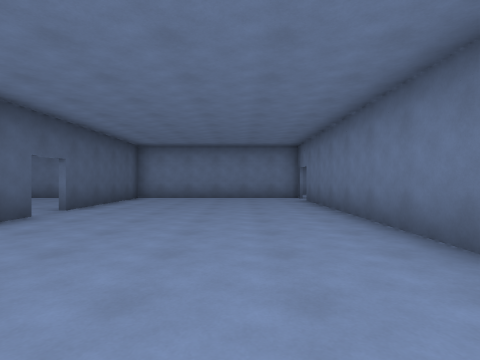
View 1 (above)

24 first-person views from a walk through a Godot game level. The camera is 1.3 m above the floor, looks level and sees 80° across. The floor is counted in squares, 2 m on a side. Each view is taken from the middle of a square. On the plan, view 1 faces up. The plan holds only what a view shows up to about 9 squares ahead; the rest is blank. The place goes on beyond the plan.

View 2
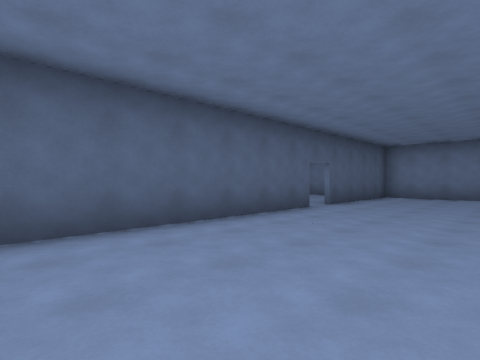

View 3
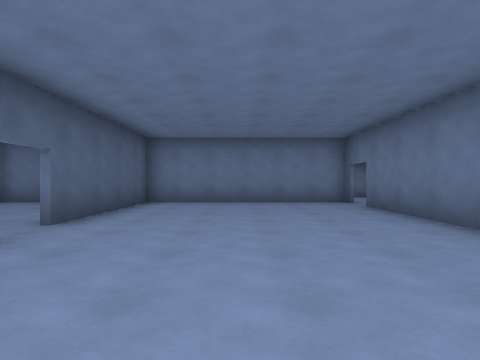

View 4
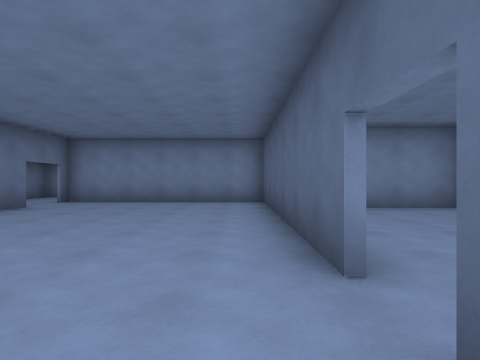

View 5
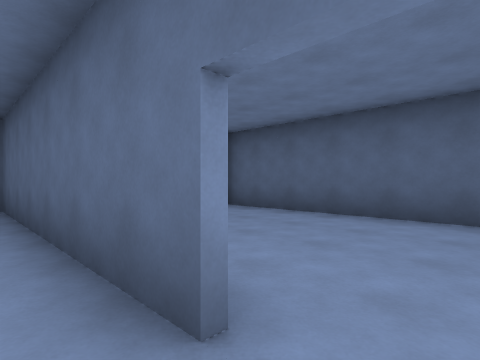

View 6
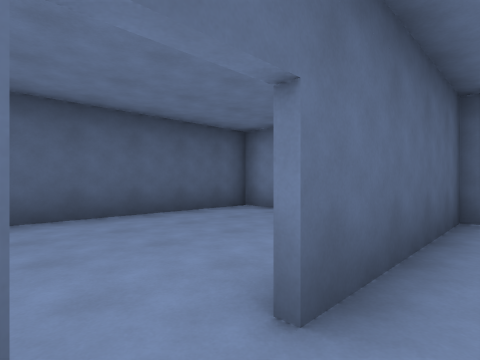

View 7
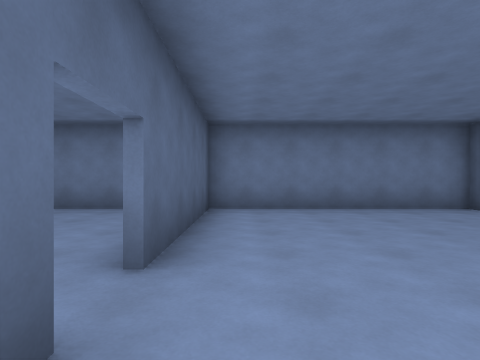

View 8
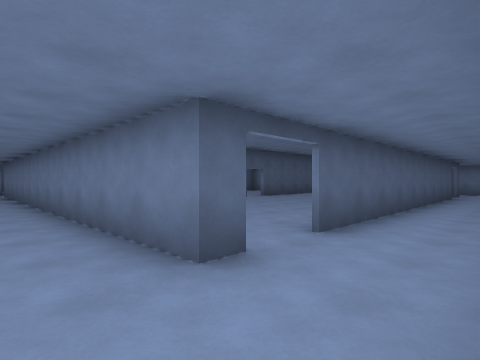

View 9
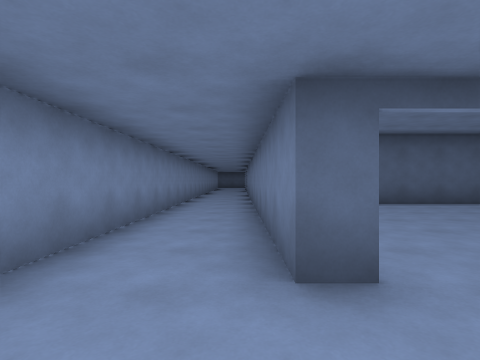

View 10
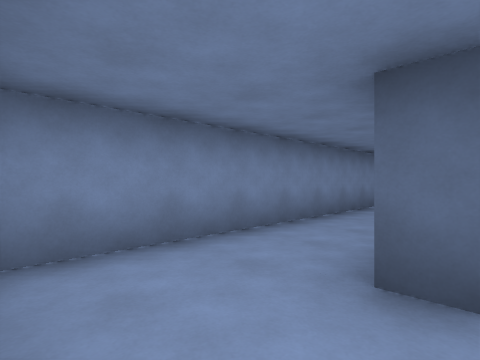

View 11
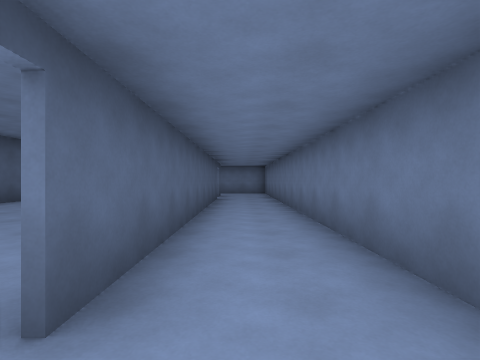

View 12
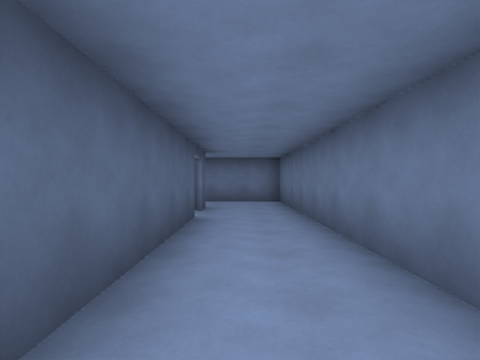

View 13
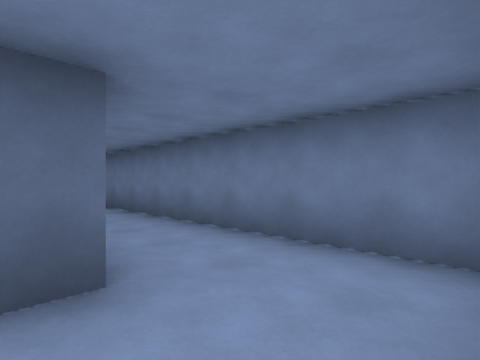

View 14
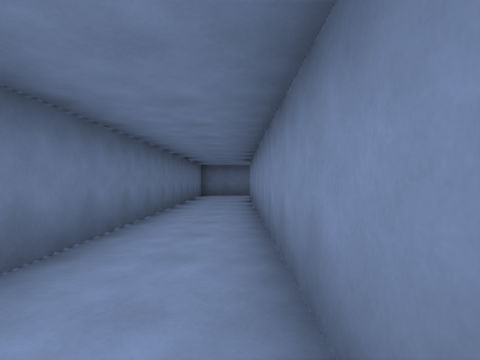

View 15
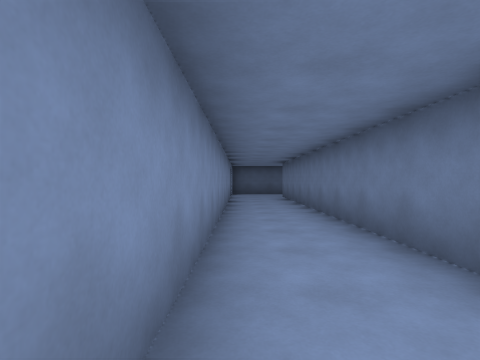

View 16
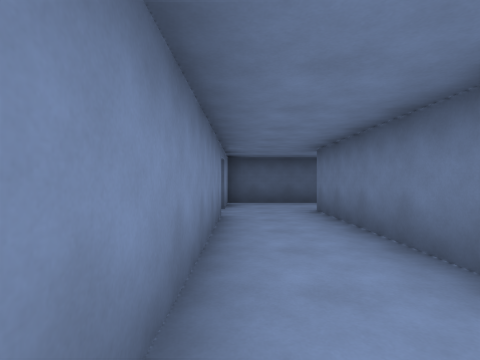

View 17
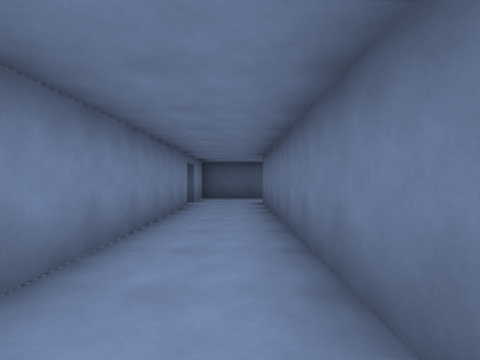

View 18
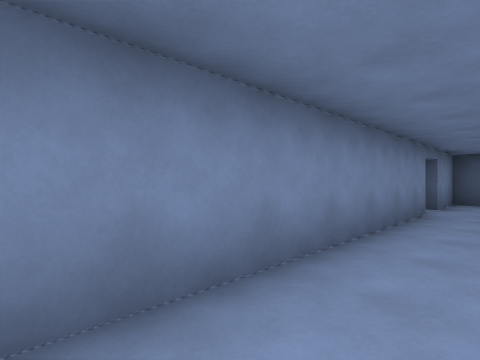

View 19
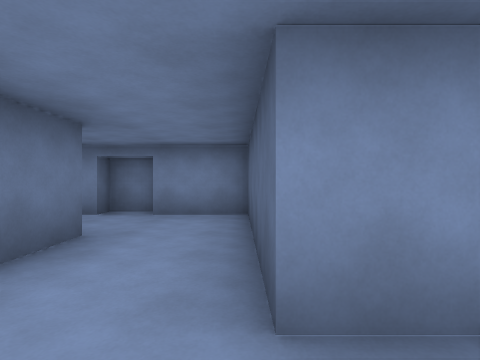

View 20
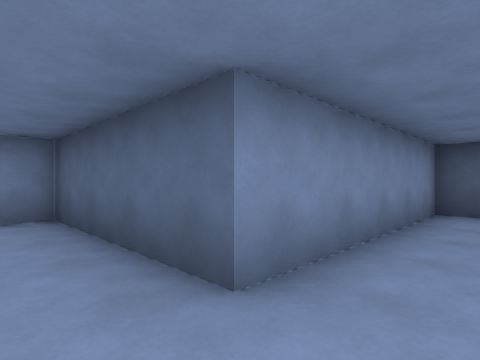

View 21
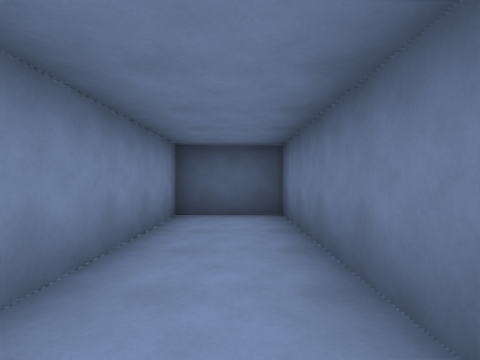

View 22
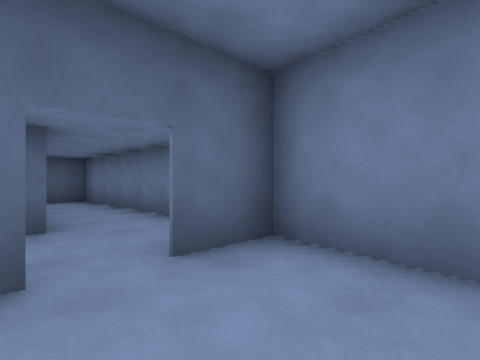

View 23
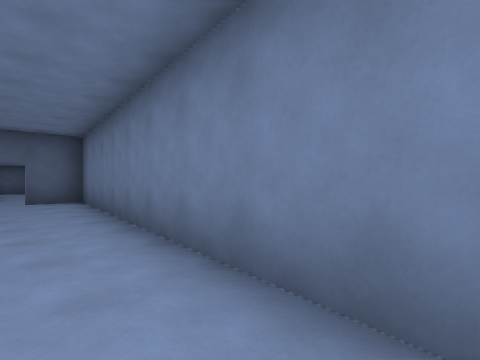

View 24
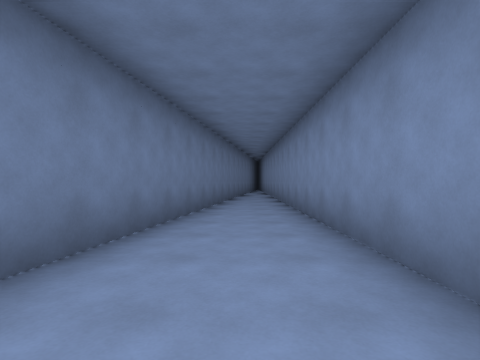

### Floor plan
Points are (right, up) in squares from view 1. A wall is a line through its corners. A room is listed if a view was taken in it or the views show most of it. See-through windows are left out.
Room 1 (views 1, 2, 3, 4, 5, 6, 7)
walls: (-3.7, 5.1) (-3.7, -1.5) (2.1, -1.5); (2.1, 2.5) (2.1, 9); (2.1, 0.1) (2.1, 1); (2.1, 10.4) (-3.7, 10.4) (-3.7, 6)
ways out: opening at (2, -0.5) to room 3; gap at (2, 9) to room 3; gap at (-4, 5.5) to room 6
Room 2 (views 8, 9)
walls: (-5, -3.6) (3.9, -3.6); (2.2, -1.6) (-7.4, -1.6)
ways out: opening at (3.5, -2) to room 3
Room 3 (views 10, 11, 12, 13, 14, 15, 16, 17, 18)
walls: (2.2, 10.8) (2.2, 10); (2.2, 9) (2.2, 0.1); (-15.3, 10.1) (-14.3, 10.1) (-14.3, 10.7) (1, 10.7); (4.2, 0.4) (4.2, 12.7) (-15.2, 12.7) (-15.2, 13.9); (2.2, -1.1) (2.2, -1.6); (-17.2, 14.8) (-17.2, 10.7) (-15.4, 10.7); (2.1, -1.5) (2.1, -1.1)
ways out: opening at (2, -0.5) to room 1; gap at (2, 9) to room 1; opening at (3.5, -2) to room 2; opening at (-16.5, 13.5) to room 4
Room 4 (views 19, 20, 21)
walls: (-17.6, 16.8) (-22.3, 16.8) (-22.3, 14.8) (-17.2, 14.8)
ways out: opening at (-16.5, 13.5) to room 3; opening at (-15, 15) to room 5
Room 5 (views 22, 23, 24)
walls: (-8.6, 12.7) (-1, 12.7); (-1.1, 14.4) (-15.1, 16.7) (-15.1, 15.2)
ways out: opening at (-15, 15) to room 4
Room 6 (no view inside)
walls: (-5.5, 10.4) (-8.1, 10.4) (-8.1, 0.3) (-5.9, 0.3)
ways out: gap at (-4, 5.5) to room 1

Where each view was taken, in squares from view 1:
view 1: 0 up, 0 right, facing up
view 2: 1 down, 0 right, facing up-left
view 3: 2 up, 1 left, facing up
view 4: 7 up, 3 left, facing down
view 5: 6 up, 3 left, facing down-left
view 6: 5 up, 3 left, facing up-left
view 7: 4 up, 3 left, facing up
view 8: 3 down, 4 right, facing up-left
view 9: 2 down, 4 right, facing left
view 10: 1 down, 4 right, facing down-left
view 11: 1 down, 3 right, facing up
view 12: 4 up, 3 right, facing up
view 13: 10 up, 4 right, facing up-left
view 14: 11 up, 8 left, facing right
view 15: 11 up, 4 left, facing left
view 16: 11 up, 9 left, facing left
view 17: 12 up, 7 left, facing left
view 18: 12 up, 8 left, facing down-left
view 19: 16 up, 17 left, facing down
view 20: 16 up, 16 left, facing down-left
view 21: 16 up, 17 left, facing left
view 22: 14 up, 13 left, facing up-left
view 23: 14 up, 6 left, facing up-left
view 24: 14 up, 10 left, facing right
